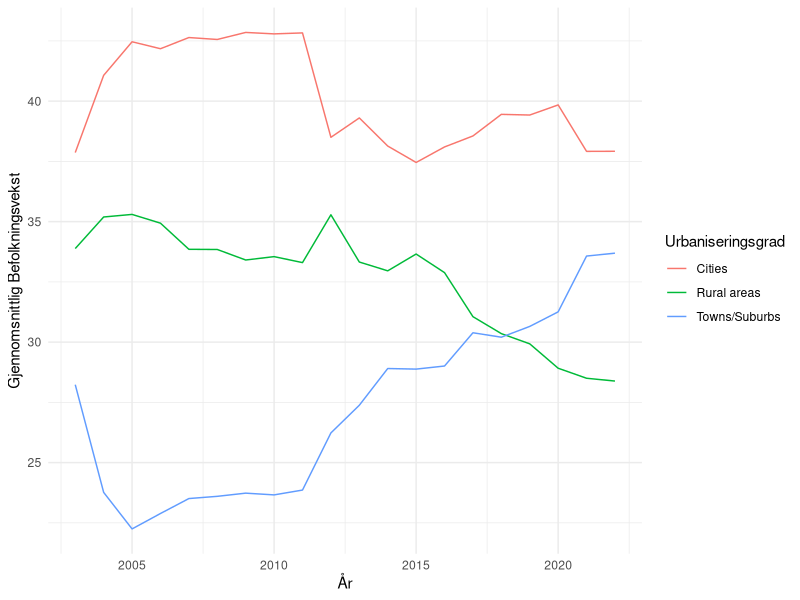
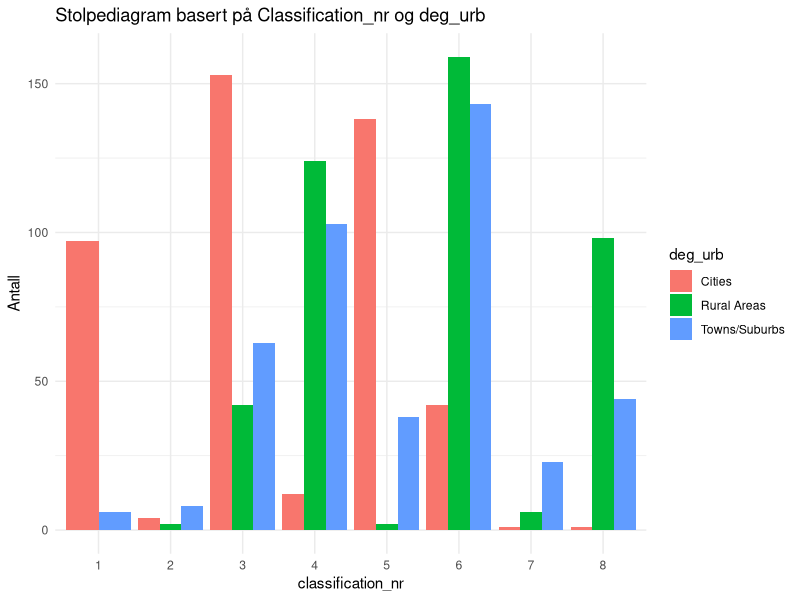
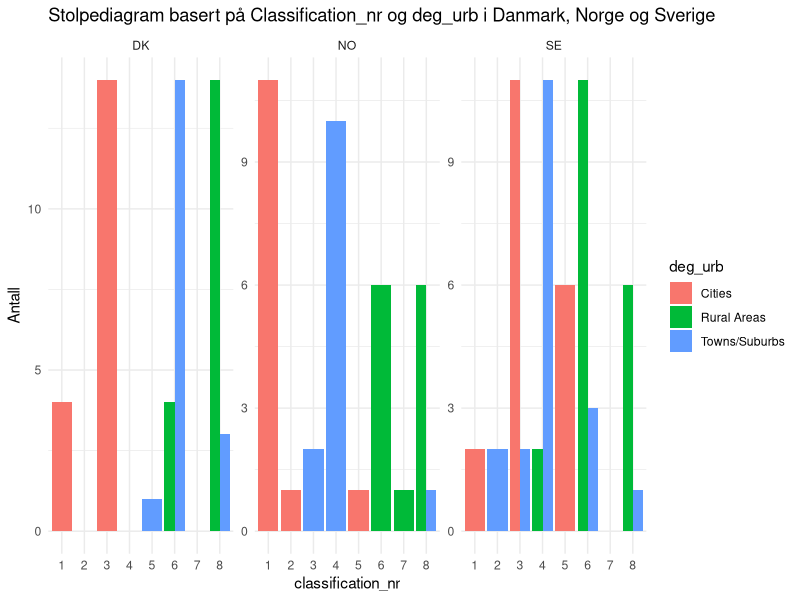
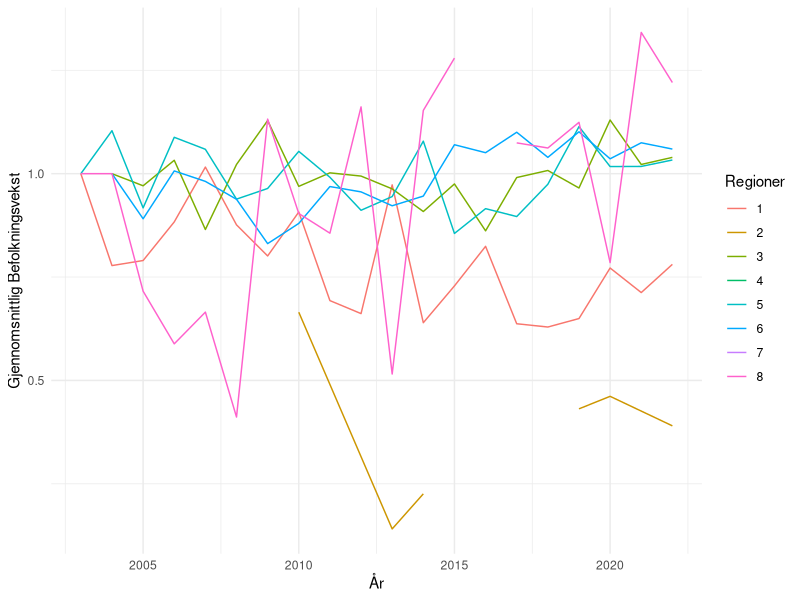
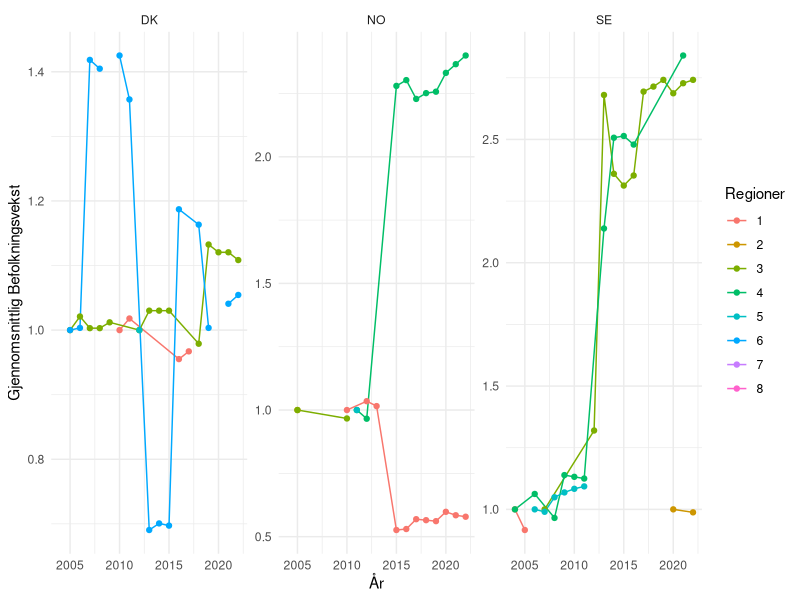

Write the R code that produced these figures, in order.
## ---- chunk 1
#| label: setup 
#| echo: false
#| output: false
#| message: false
library(tidyverse)
library(readxl)
library(dplyr)
library(ggplot2)
library(flextable)
## ---- chunk 2
#| echo: false
#| message: false
data <- read_csv("ilc_lvho01__custom_9371289_linear.csv") 
## ---- chunk 3
#| echo: false
data <- data |>
  select(geo, deg_urb, TIME_PERIOD, OBS_VALUE) |>
  filter(!(geo %in% c("LV", "MK", "HR", "RO", "RS", "CH", "AL", "IS"))) |>
  mutate(deg_urb = case_when(
    deg_urb == "DEG1" ~ "Cities",
    deg_urb == "DEG2" ~ "Towns/Suburbs",
    deg_urb == "DEG3" ~ "Rural areas"
  ))
## ---- chunk 4
#| echo: false
#| message: false
#| label: fig-gjsnitt-befolkning
#| fig-cap: "Gjennomsnittlig befolkningsvekst i perioden 2003-2022 fordelt på urbaniseringsgradene; cities, towns/suburbs, rural areas."

data %>%
  group_by(deg_urb, TIME_PERIOD) %>%
  summarise(mean_value = mean(OBS_VALUE)) %>%
  ggplot(aes(x = TIME_PERIOD, y = mean_value, color = deg_urb)) +
  geom_line() +
  labs(x = "År",
       y = "Gjennomsnittlig Befolkningsvekst",
       color = "Urbaniseringsgrad") +
  theme_minimal()

## ---- chunk 5
#| echo: false
subset_deg1 <- data |> 
  filter(deg_urb == "Cities")

subset_deg2 <- data |> 
  filter(deg_urb == "Towns/Suburbs")

subset_deg3 <- data |> 
  filter(deg_urb == "Rural areas")
## ---- chunk 6
#| echo: false
summary_deg1 <- subset_deg1 %>%
  summarise(
    min = sprintf("%.2f", min(OBS_VALUE)),
    median = sprintf("%.2f", median(OBS_VALUE)),
    mean = sprintf("%.2f", mean(OBS_VALUE)),
    max = sprintf("%.2f", max(OBS_VALUE)),
    variance = sprintf("%.2f", var(OBS_VALUE)),
    std.dev = sprintf("%.2f", sd(OBS_VALUE))
  ) 

summary_deg2 <- subset_deg2 %>%
  summarise(
    min = sprintf("%.2f", min(OBS_VALUE)),
    median = sprintf("%.2f", median(OBS_VALUE)),
    mean = sprintf("%.2f", mean(OBS_VALUE)),
    max = sprintf("%.2f", max(OBS_VALUE)),
    variance = sprintf("%.2f", var(OBS_VALUE)),
    std.dev = sprintf("%.2f", sd(OBS_VALUE))
  )

summary_deg3 <- subset_deg3 %>%
  summarise(
    min = sprintf("%.2f", min(OBS_VALUE)),
    median = sprintf("%.2f", median(OBS_VALUE)),
    mean = sprintf("%.2f", mean(OBS_VALUE)),
    max = sprintf("%.2f", max(OBS_VALUE)),
    variance = sprintf("%.2f", var(OBS_VALUE)),
    std.dev = sprintf("%.2f", sd(OBS_VALUE))
  )
## ---- chunk 7
#| echo: false
#| label: tbl-summary-degurb
#| tbl-cap: "Deskriptiv statistikk for befolkningsutviklingen i de tre urbaniseringsgradene: cities, towns/suburbs, rural areas."
summary_degurb <- bind_rows(
  mutate(summary_deg1, region = "Cities"),
  mutate(summary_deg2, region = "Towns/Suburbs"),
  mutate(summary_deg3, region = "Rural Areas")
) %>%
  select(region, everything()
) %>%
  flextable() |>
  width(1, width = 3.5) |> 
  width(2, width = 1.5)

summary_degurb
## ---- chunk 8
#| echo: false
#| message: false
data1 <- read_csv("arbeidskraft.csv") |> 
  select(arbeidsvekst = OBS_VALUE, geo, age, deg_urb, TIME_PERIOD)

data2 <- read_csv("arbeidsledighet1.csv") |> 
  select(arbeidsledig = OBS_VALUE, geo,age, deg_urb, TIME_PERIOD)

data3 <- read_csv("huspris.csv") |> 
  select(huspris = OBS_VALUE, geo, deg_urb, TIME_PERIOD)
## ---- chunk 9
#| echo: false
arbeidsvekst <- data1 |>
  filter(age == "Y15-64") |>
  filter(!(geo %in% c("LV", "MK", "HR", "RO", "RS", "CH", "AL", "IS"))) |>
  mutate(deg_urb = case_when(
    deg_urb == "DEG1" ~ "Cities",
    deg_urb == "DEG2" ~ "Towns/Suburbs",
    deg_urb == "DEG3" ~ "Rural Areas",
    TRUE ~ as.character(deg_urb)
  ))
## ---- chunk 10
#| echo: false
arbeidsledig <- data2 |> 
  filter(age == "Y15-64") |>
  filter(!(geo %in% c("LV", "MK", "HR", "RO", "RS", "CH", "AL", "IS"))) |>
  mutate(deg_urb = case_when(
    deg_urb == "DEG1" ~ "Cities",
    deg_urb == "DEG2" ~ "Towns/Suburbs",
    deg_urb == "DEG3" ~ "Rural Areas",
    TRUE ~ as.character(deg_urb) 
  ))
## ---- chunk 11
#| echo: false
huspris <- data3 |> 
  filter(!(geo %in% c("LV", "MK", "HR", "RO", "RS", "CH", "AL", "IS"))) |>
  mutate(deg_urb = case_when(
    deg_urb == "DEG1" ~ "Cities",
    deg_urb == "DEG2" ~ "Towns/Suburbs",
    deg_urb == "DEG3" ~ "Rural Areas",
    TRUE ~ as.character(deg_urb)  # Beholder andre verdier uendret
  ))
## ---- chunk 12
#| echo: false
join <- arbeidsvekst |> 
  left_join(arbeidsledig, join_by(geo, TIME_PERIOD, deg_urb))

join1 <- join |> 
  left_join(huspris, join_by(geo, TIME_PERIOD, deg_urb))

maindata <- join1 |> 
  left_join(data, join_by(geo, TIME_PERIOD, deg_urb)) |>
  select(geo, deg_urb, TIME_PERIOD, OBS_VALUE, arbeidsledig, arbeidsvekst, huspris)
## ---- chunk 13
#| echo: false
maindata <- maindata %>%
  group_by(geo, TIME_PERIOD) %>%
  mutate(arb.ledig.geo.mean = mean(arbeidsledig, na.rm = TRUE), huspris.geo.mean = mean(huspris, na.rm = TRUE), arb.vekst.geo.mean = mean(arbeidsvekst, na.rm = TRUE))
## ---- chunk 14
#| echo: false
maindata <- maindata %>%
  mutate(classification = case_when(
    arbeidsledig > arb.ledig.geo.mean & arbeidsvekst > arb.vekst.geo.mean & huspris > huspris.geo.mean ~ "1.høy arbeisledighet, høy arbeidsvekst, høy huspris",
    arbeidsledig > arb.ledig.geo.mean & arbeidsvekst > arb.vekst.geo.mean & huspris <= huspris.geo.mean ~ "2.høy arbeisledighet, høy arbeidsvekst, lav huspris",
    arbeidsledig > arb.ledig.geo.mean & arbeidsvekst <= arb.vekst.geo.mean & huspris > huspris.geo.mean ~ "3.høy arbeisledighet, lav arbeidsvekst, høy huspris",
    arbeidsledig > arb.ledig.geo.mean & arbeidsvekst <= arb.vekst.geo.mean & huspris <= huspris.geo.mean ~ "4.høy arbeisledighet, lav arbeidsvekst, lav huspris",
    arbeidsledig <= arb.ledig.geo.mean & arbeidsvekst > arb.vekst.geo.mean & huspris > huspris.geo.mean ~ "5.lav arbeisledighet, høy arbeidsvekst, høy huspris",
    arbeidsledig <= arb.ledig.geo.mean & arbeidsvekst > arb.vekst.geo.mean & huspris <= huspris.geo.mean ~ "6.lav arbeisledighet, høy arbeidsvekst, lav huspris",
    arbeidsledig <= arb.ledig.geo.mean & arbeidsvekst <= arb.vekst.geo.mean & huspris > huspris.geo.mean ~ "7.lav arbeisledighet, lav arbeidsvekst, høy huspris",
    arbeidsledig <= arb.ledig.geo.mean & arbeidsvekst <= arb.vekst.geo.mean & huspris <= huspris.geo.mean ~ "8. lav arbeisledighet, lav arbeidsvekst, lav huspris")
  )  %>%
  filter(!is.na(classification))
## ---- chunk 15
#| echo: false
maindata <- maindata %>%
  mutate(classification_nr = case_when(
    arbeidsledig > arb.ledig.geo.mean & arbeidsvekst > arb.vekst.geo.mean & huspris > huspris.geo.mean ~ "1",
    arbeidsledig > arb.ledig.geo.mean & arbeidsvekst > arb.vekst.geo.mean & huspris <= huspris.geo.mean ~ "2",
    arbeidsledig > arb.ledig.geo.mean & arbeidsvekst <= arb.vekst.geo.mean & huspris > huspris.geo.mean ~ "3",
    arbeidsledig > arb.ledig.geo.mean & arbeidsvekst <= arb.vekst.geo.mean & huspris <= huspris.geo.mean ~ "4",
    arbeidsledig <= arb.ledig.geo.mean & arbeidsvekst > arb.vekst.geo.mean & huspris > huspris.geo.mean ~ "5",
    arbeidsledig <= arb.ledig.geo.mean & arbeidsvekst > arb.vekst.geo.mean & huspris <= huspris.geo.mean ~ "6",
    arbeidsledig <= arb.ledig.geo.mean & arbeidsvekst <= arb.vekst.geo.mean & huspris > huspris.geo.mean ~ "7",
    arbeidsledig <= arb.ledig.geo.mean & arbeidsvekst <= arb.vekst.geo.mean & huspris <= huspris.geo.mean ~ "8")
  )  %>%
  filter(!is.na(classification)) 
## ---- chunk 16
maindata <- maindata %>%
  select(geo, deg_urb, TIME_PERIOD, OBS_VALUE, arbeidsledig, arbeidsvekst, huspris, arb.ledig.geo.mean, arb.vekst.geo.mean, huspris.geo.mean, classification_nr, classification)
## ---- chunk 17
#| echo: false
#| label: fig-stolpediagram
#| fig-cap: "Stolpediagram basert på klassifiseringe og regioninndeling."
# Lag stolpediagram
stolpediagram <- ggplot(maindata, aes(x = as.factor(classification_nr), fill = deg_urb)) +
  geom_bar(position = "dodge", stat = "count") +
  labs(title = "Stolpediagram basert på Classification_nr og deg_urb",
       x = "classification_nr",
       y = "Antall") +
  theme_minimal()

# Vis stolpediagrammet
print(stolpediagram)
## ---- chunk 18
#| echo: false
#| label: fig-stolpediagram2
#| fig-cap: "Stolpediagram basert på klassifiseringe og regioninndeling i Danmark, Norge og Sverige."
stolpediagram_facet <- ggplot(filter(maindata, geo %in% c("NO", "SE", "DK")), aes(x = as.factor(classification_nr), fill = deg_urb)) +
  geom_bar(position = "dodge", stat = "count") +
  labs(title = "Stolpediagram basert på Classification_nr og deg_urb i Danmark, Norge og Sverige ",
       x = "classification_nr",
       y = "Antall") +
  theme_minimal() +
  facet_wrap(~ geo, scales = "free_y")

# Vis stolpediagrammet med faceting
print(stolpediagram_facet)

## ---- chunk 19
#| echo: false
#| label: fig-linjediagram
#| fig-cap: "Linjediagram basert på urbaniseringsgrad og gjennomsnittlig befolkningsvekst"
maindata %>%
  group_by(classification_nr, TIME_PERIOD) %>%
  summarise(mean_value = mean(OBS_VALUE, na.rm = TRUE)) %>%
    mutate(demeaned_value = mean_value/first(mean_value)) %>%
  ggplot(aes(x = TIME_PERIOD, y = demeaned_value, color = classification_nr)) +
  geom_line() +
  labs(x = "År",
       y = "Gjennomsnittlig Befolkningsvekst",
       color = "Regioner") +
  theme_minimal()
## ---- chunk 20
#| echo: false
#| label: fig-skandinavia
#| fig-cap: "Gjennomnittlig befolkningsvekst i skandinavia"

maindata %>%
  filter(geo %in% c("DK", "NO", "SE")) %>%
  group_by(geo, classification_nr, TIME_PERIOD) %>%
  summarise(mean_value = mean(OBS_VALUE, na.rm = TRUE)) %>%
  mutate(demeaned_value = mean_value / first(mean_value)) %>%
  ggplot(aes(x = TIME_PERIOD, y = demeaned_value, color = classification_nr)) +
  geom_line() +
  geom_point() +
  labs(x = "År",
       y = "Gjennomsnittlig Befolkningsvekst",
       color = "Regioner") +
  theme_minimal() +
  facet_wrap(~geo, scales = "free_y")
